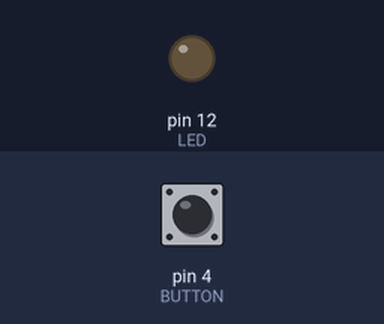
Bench run of a sketch on a simulated Arduino Uno, built with avr-gcc and run on an emulated ATmega328P. Parts: output pins drawn as LEDs (lit = HIGH). The inputs (shaded band) are chosen by the test bench; at power-on: pin 4 (BUTTON) LOW.

Above: at 1.2 s.
1.3 s: pin 4 (BUTTON) pulled HIGH for 0.15 s
At 2.1 s:
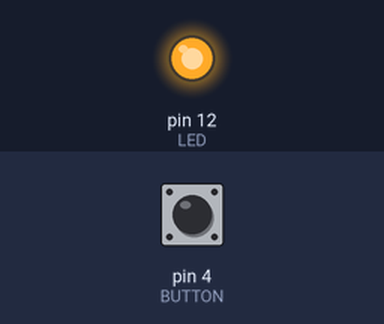
3.8 s: pin 4 (BUTTON) pulled HIGH for 3.2 s
At 8.3 s:
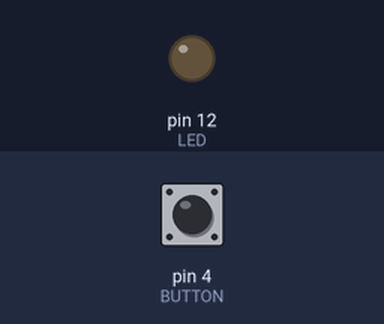
Timing chart, 0 to 9.8 s (numbered marks = the images above; inputs shaded):
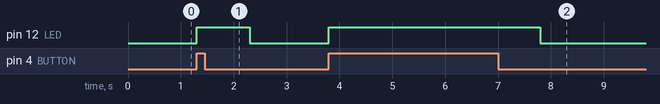

Measured:
- after the input at 1.3 s, pin 12 (LED): LOW → HIGH at once, → LOW 1.0 s later
- after the input at 3.8 s, pin 12 (LED): LOW → HIGH at once, → LOW 4.0 s later

The sketch:

sketch.ino
```cpp
int LED = 12;
int BUTTON = 4;

void setup() {
  pinMode(LED, OUTPUT);
  pinMode(BUTTON, INPUT);
}

void loop() {
  if(digitalRead(BUTTON) == HIGH) {
    digitalWrite(LED, HIGH);
    delay(1000);
  } else {
    digitalWrite(LED, LOW);
  }
}
```
